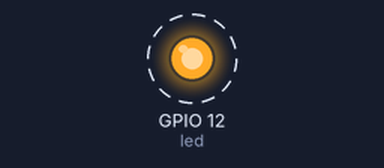
A program run on a simulated ESP32. Shown: output pins drawn as LEDs (lit = HIGH). Dashed ring = blinking.

Above: at 0.5 s.
Timing chart, 0 to 4.6 s (numbered marks = the images above):
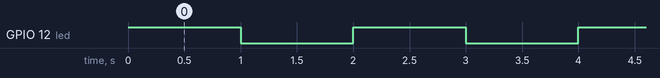

Measured:
- by itself, GPIO 12 (led): alternates HIGH for 1.0 s and LOW for 1.0 s

The program:

main.cpp
```cpp
#include <Arduino.h>
#define led 12
void setup()
{
  pinMode(led,OUTPUT);
}
void loop()
{
  digitalWrite(led,HIGH);
  delay(1000);
  digitalWrite(led,LOW);
  delay(1000);
}
```
